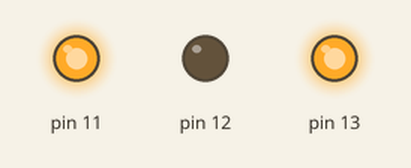
Recording of a sketch running on a simulated Arduino Uno, built with avr-gcc and run on an emulated ATmega328P. Shown: output pins drawn as LEDs (lit = HIGH).

Above: at 0.1 s.
Timing chart, 0 to 1.6 s (numbered marks = the images above):
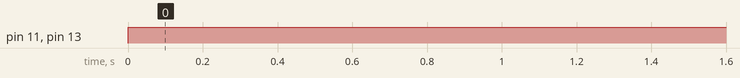

Measured:
- by itself, pin 11, pin 13: LOW → HIGH at 0.00 s

The sketch:

DriverL298.ino
```cpp
void setup() {
  pinMode(13,OUTPUT);
  pinMode(12,OUTPUT);

}

void loop() {
  digitalWrite(13, 1);
  digitalWrite(12, 0);
  analogWrite(11, 255);
}
```
